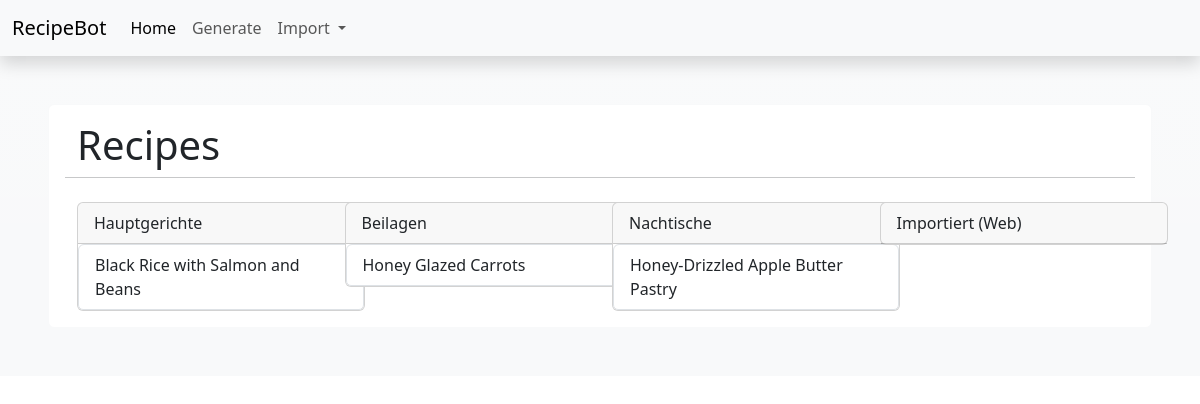
The app's page /, older data.
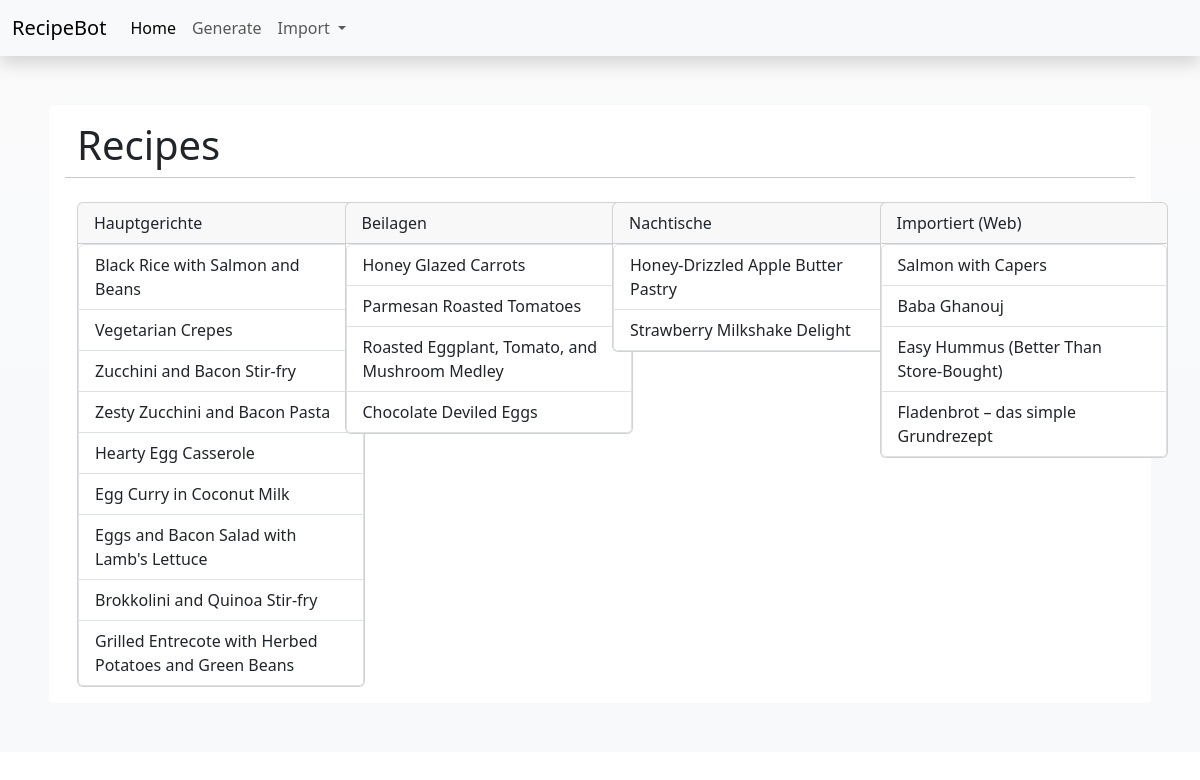
The same page, newer data.
### app/models.py (models this page shows, shortened)
class Recipe(db.Model):
    id = db.Column(db.Integer, primary_key=True)
    title = db.Column(db.String(64), index=True)
    image_id = db.Column(db.String(64))
    vegetarian = db.Column(db.Boolean())
    dish_type = db.Column(db.String(64))
    timestamp = db.Column(db.DateTime, index=True, default=datetime.utcnow)
    ingredients = db.relationship('Ingredients', backref='recipe', lazy='dynamic')
    instructions = db.relationship('Instructions', backref='recipe', lazy='dynamic')

### app/routes.py (the view)
@app.route('/',methods=['GET', 'POST'])
def index():
    recipes = Recipe.query.all()
    return render_template('collection.html', title='Recipe Bot', recipes = recipes)

### app/templates/collection.html
{% extends "base.html" %}
{% import 'bootstrap/wtf.html' as wtf %}
{% block app_content %}
<div class="row">
    <div class = "col-lg-12 border bg-white border-light rounded p-2">
        <div class="row m-2">
            <h2 class="display-6">Recipes</h2>
            <hr>
            <div class="col-lg-3 pt-2">
                <div class="card" style="width: 18rem;">
                    <div class="card-header">
                        Hauptgerichte
                    </div>
                    <div class="list-group">
                        {% for recipe in recipes %}
                            {% if recipe.dish_type == 'main dish' %}
                                <a href="{{ url_for('recipe', id=recipe.id) }}" class="list-group-item list-group-item-action">{{recipe.title}}</a>
                            {% endif %}
                        {% endfor %}
                    </div>
                </div>
            </div>
            <div class="col-lg-3 pt-2">
                <div class="card" style="width: 18rem;">
                    <div class="card-header">
                        Beilagen
                    </div>
                    <div class="list-group">
                        {% for recipe in recipes %}
                            {% if recipe.dish_type == 'side dish' %}
                                <a href="{{ url_for('recipe', id=recipe.id) }}" class="list-group-item list-group-item-action">{{recipe.title}}</a>
                            {% endif %}
                        {% endfor %}
                    </div>
                </div>
            </div>
            <div class="col-lg-3 pt-2">
                <div class="card" style="width: 18rem;">
                    <div class="card-header">
                        Nachtische
                    </div>
                    <div class="list-group">
                        {% for recipe in recipes %}
                            {% if recipe.dish_type == 'desert' %}
                                <a href="{{ url_for('recipe', id=recipe.id) }}" class="list-group-item list-group-item-action">{{recipe.title}}</a>
                            {% endif %}
                        {% endfor %}
                    </div>
                </div>
            </div>
            <div class="col-lg-3 pt-2">
                <div class="card" style="width: 18rem;">
                    <div class="card-header">
                        Importiert (Web)
                    </div>
                    <div class="list-group">
                        {% for recipe in recipes %}
                            {% if recipe.dish_type == 'imported' %}
                                <a href="{{ url_for('recipe', id=recipe.id) }}" class="list-group-item list-group-item-action">{{recipe.title}}</a>
                            {% endif %}
                        {% endfor %}
                    </div>
                </div>
            </div>
        </div>
    </div>
</div>
{% endblock %}

### app/templates/base.html (shortened to what this page needs)
<!doctype html>
<html>
  <head>
    {% block head %}
    <link href="https://cdn.jsdelivr.net/npm/bootstrap@5.3.1/dist/css/bootstrap.min.css" rel="stylesheet">
    {% endblock %}
  </head>
  <body>
    {% include 'navbar.html' %}
    <div class="container-fluid bg-light bg-gradient p-5 ">
      <div class="container">
        {% block app_content %}{% endblock %}
      </div>
    </div>
  </body>
</html>

### app/templates/navbar.html (shortened to what this page needs)
<nav class="navbar navbar-expand-lg navbar-light bg-light shadow">
    <div class="container-fluid">
      <a class="navbar-brand" href="#">RecipeBot</a>
      <div class="collapse navbar-collapse" id="navbarSupportedContent">
        <ul class="navbar-nav me-auto mb-2 mb-lg-0">
          <li class="nav-item">
            <a class="nav-link active" aria-current="page" href="{{ url_for('index') }}">Home</a>
          </li>
          <li class="nav-item">
            <a class="nav-link" href="{{ url_for('generate') }}">Generate</a>
          </li>
          <li class="nav-item dropdown">
            <a class="nav-link dropdown-toggle" href="#" id="navbarDropdown" role="button" data-bs-toggle="dropdown" aria-expanded="false">
              Import
            </a>
          </li>
        </ul>
      </div>
    </div>
  </nav>

Row changes from the older to the newer data that the page shows:
added Recipe: title "Vegetarian Crepes", shown under "Recipes"
added Recipe: title "Zucchini and Bacon Stir-fry", shown under "Recipes"
added Recipe: title "Zesty Zucchini and Bacon Pasta", shown under "Recipes"
added Recipe: title "Hearty Egg Casserole", shown under "Recipes"
added Recipe: title "Egg Curry in Coconut Milk", shown under "Recipes"
added Recipe: title "Eggs and Bacon Salad with Lamb's Lettuce", shown under "Recipes"
added Recipe: title "Brokkolini and Quinoa Stir-fry", shown under "Recipes"
added Recipe: title "Grilled Entrecote with Herbed Potatoes and Green Beans", shown under "Recipes"
added Recipe: title "Parmesan Roasted Tomatoes"
added Recipe: title "Roasted Eggplant, Tomato, and Mushroom Medley"
added Recipe: title "Chocolate Deviled Eggs"
added Recipe: title "Strawberry Milkshake Delight"
added Recipe: title "Salmon with Capers"
added Recipe: title "Baba Ghanouj"
added Recipe: title "Easy Hummus (Better Than Store-Bought)"
added Recipe: title "Fladenbrot – das simple Grundrezept"
